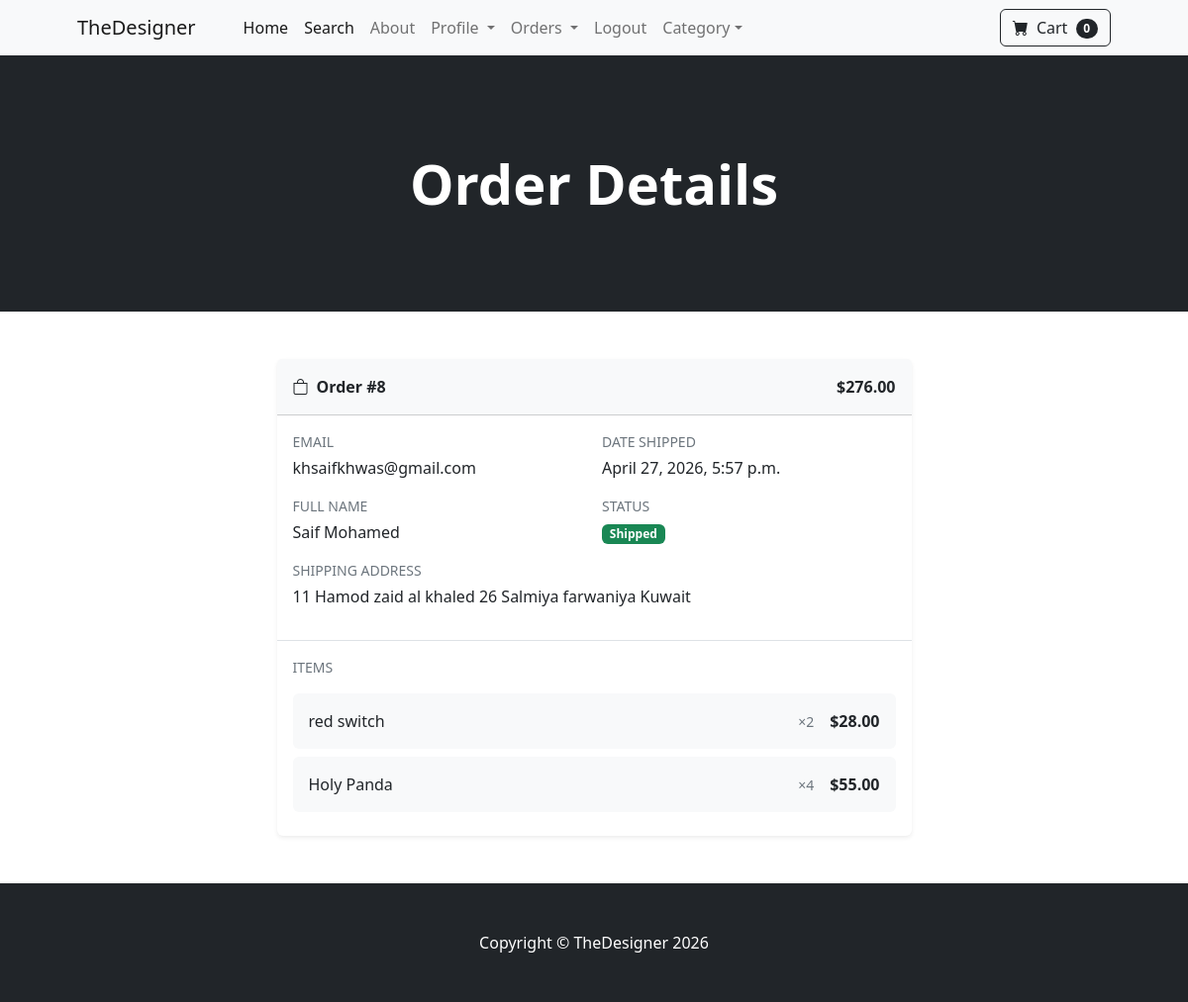
Screenshot of /payment/orders/8 (signed in) with the database file from the repository.
### payment/models.py (models this page shows, shortened)
class Order(models.Model):
    user = models.ForeignKey(User, on_delete=models.CASCADE, null=True, blank=True)
    full_name = models.CharField(max_length=200)
    email = models.EmailField(max_length=250)
    phone = models.CharField(max_length=20, blank=True)   # <-- add this line
    shipping_address = models.TextField(max_length=1000)
    amount_paid = models.DecimalField(max_digits=10, decimal_places=2)
    date_ordered = models.DateTimeField(auto_now_add=True)
    shipped = models.BooleanField(default = False)
    date_shipped = models.DateTimeField(blank = True,null = True)

class OrderItem(models.Model):
    order = models.ForeignKey(Order, on_delete=models.CASCADE, null = True)
    product = models.ForeignKey(Product, on_delete=models.CASCADE, null = True)
    user = models.ForeignKey(User, on_delete=models.CASCADE, null=True, blank=True)
    quantity = models.PositiveBigIntegerField(default=1)
    price = models.DecimalField(max_digits=10, decimal_places=2)

### store/models.py (models this page shows)
class Product(models.Model):
    name = models.CharField(max_length=100)
    price = models.DecimalField(default=0, decimal_places=2, max_digits=6)
    category = models.ForeignKey(Category, on_delete=models.CASCADE, default=1)
    description = models.CharField(max_length=1000,default='', blank=True, null=True)
    image = models.ImageField(upload_to='uploads/products/')
    is_sale = models.BooleanField(default=False)
    sale_Price = models.DecimalField(default=0, decimal_places=2, max_digits=6)
    def __str__(self):
        return self.name

### payment/views.py (the view)
# urls.py: path('orders/<int:pk>',views.orders,name = 'orders'),
def orders(request, pk):
    if request.user.is_authenticated and request.user.is_superuser:
        order = Order.objects.get(id=pk)
        items = OrderItem.objects.filter(order_id=pk)
        return render(request, 'payment/orders.html', {'order': order, 'items': items})
    else:
        messages.success(request, "Access Denied !")
        return redirect('home')

### cart/cart.py (called while the page is built)
    def __len__(self):
        return len(self.cart)

### cart/context_processors.py (called while the page is built)
def cart(request):
    return {'cart': Cart(request)}

### payment/templates/payment/orders.html
{% extends 'base.html' %}
{% block content %}
<header class="bg-dark py-5">
    <div class="container px-4 px-lg-5 my-5">
        <div class="text-center text-white">
            <h1 class="display-4 fw-bolder">Order Details</h1>
        </div>
    </div>
</header>
<div class="container py-5">
    <div class="row justify-content-center">
        <div class="col-lg-7">
            <div class="card border-0 shadow-sm">
                <div class="card-header bg-light d-flex justify-content-between align-items-center py-3">
                    <div class="d-flex align-items-center gap-2">
                        <i class="bi bi-bag"></i>
                        <span class="fw-semibold">Order #{{order.id}}</span>
                    </div>
                    <span class="fw-semibold">${{order.amount_paid}}</span>
                </div>
                <div class="card-body border-bottom">
                    <div class="row g-3 mb-3">
                        <div class="col-6">
                            <p class="text-muted small text-uppercase mb-1">Email</p>
                            <p class="mb-0">{{order.email}}</p>
                        </div>
                        <div class="col-6">
                            <p class="text-muted small text-uppercase mb-1">
                                {% if order.date_shipped %}Date Shipped{% else %}Date Ordered{% endif %}
                            </p>
                            <p class="mb-0">
                                {% if order.date_shipped %}{{order.date_shipped}}{% else %}{{order.date_ordered}}{% endif %}
                            </p>
                        </div>
                        <div class="col-6">
                            <p class="text-muted small text-uppercase mb-1">Full Name</p>
                            <p class="mb-0">{{order.full_name}}</p>
                        </div>
                        <div class="col-6">
                            <p class="text-muted small text-uppercase mb-1">Status</p>
                            {% if order.date_shipped %}
                                <span class="badge bg-success">Shipped</span>
                            {% else %}
                                <span class="badge bg-warning text-dark">Processing</span>
                            {% endif %}
                        </div>
                        <div class="col-12">
                            <p class="text-muted small text-uppercase mb-1">Shipping Address</p>
                            <p class="mb-0">{{order.shipping_address}}</p>
                        </div>
                    </div>
                </div>
                <div class="card-body">
                    <p class="text-muted small text-uppercase mb-3">Items</p>
                    {% for item in items %}
                    <div class="d-flex justify-content-between align-items-center bg-light rounded p-3 mb-2">
                        <span>{{item.product}}</span>
                        <div class="d-flex align-items-center gap-3">
                            <span class="text-muted small">×{{item.quantity}}</span>
                            <span class="fw-semibold">${{item.price}}</span>
                        </div>
                    </div>
                    {% endfor %}
                </div>
            </div>
        </div>
    </div>
</div>
{% endblock %}

### rows the page displays
Order: id "8", amount_paid "276.00", email "khsaifkhwas@gmail.com", date_shipped "April 27, 2026, 5:57 p.m.", full_name "Saif Mohamed", shipping_address "11 Hamod zaid al khaled 26 Salmiya farwaniya Kuwait"
OrderItem: product "red switch", quantity "2", price "28.00"
OrderItem: product "Holy Panda", quantity "4", price "55.00"

### other values shown
{{ cart | length }} "0"
